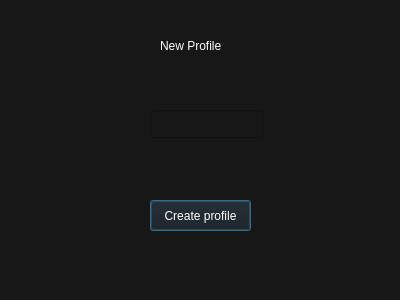
<?xml version="1.0" encoding="UTF-8"?>
<ui version="4.0">
 <class>Profile</class>
 <widget class="QDialog" name="Profile">
  <property name="geometry">
   <rect>
    <x>0</x>
    <y>0</y>
    <width>400</width>
    <height>300</height>
   </rect>
  </property>
  <property name="windowTitle">
   <string>Dialog</string>
  </property>
  <property name="styleSheet">
   <string notr="true">font: 8pt &quot;Segoe UI&quot;;

background-color: rgb(23,23,23);
color: white
</string>
  </property>
  <widget class="QLabel" name="title">
   <property name="geometry">
    <rect>
     <x>160</x>
     <y>30</y>
     <width>91</width>
     <height>31</height>
    </rect>
   </property>
   <property name="text">
    <string>New Profile</string>
   </property>
  </widget>
  <widget class="QLineEdit" name="input_profile">
   <property name="geometry">
    <rect>
     <x>150</x>
     <y>110</y>
     <width>113</width>
     <height>28</height>
    </rect>
   </property>
  </widget>
  <widget class="QPushButton" name="createProfile">
   <property name="geometry">
    <rect>
     <x>150</x>
     <y>200</y>
     <width>101</width>
     <height>31</height>
    </rect>
   </property>
   <property name="text">
    <string>Create profile</string>
   </property>
  </widget>
 </widget>
 <resources/>
 <connections/>
</ui>
